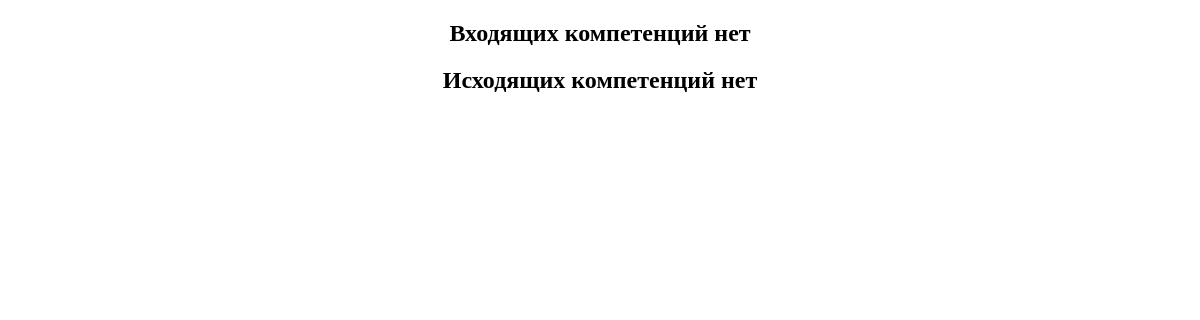
The page /oop/prikladnaya-informatika/analiz-i-menedzhment/ on the database as committed earlier.
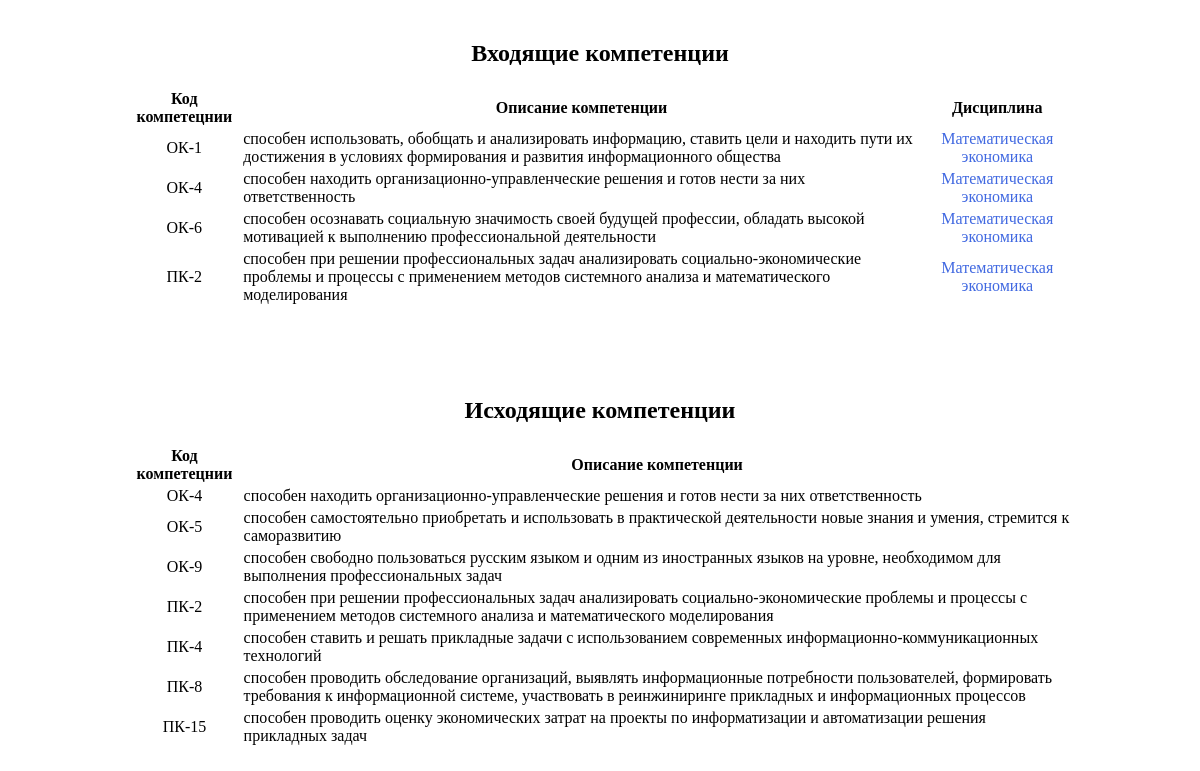
The same page on the database as committed later.
### course/models.py (models this page shows, shortened)
class Competence(models.Model):
    cod = models.CharField(max_length=6)
    about = models.TextField()
    tr = models.ForeignKey(TrainingPrograms)
    course = models.ManyToManyField(Course)

class Course(models.Model):
    name = models.CharField(max_length=200,
                            db_index=True)
    about = models.TextField(blank=True)
    tr = models.ForeignKey(TrainingPrograms)
    slug = models.SlugField(max_length=40)
    def __str__(self):
        return self.name

### course/views.py (the view)
# urls.py: url(r'^(?P<slug>[-\w]+)/(?P<slug_c>[-\w]+)/$', views.course_detail, name='course_detail'),
def course_detail(request, slug, slug_c):
    course = Course.objects.get(slug=slug_c)
    comp_list = Competence.objects.filter(tr__slug=slug)\
                                  .filter(course__slug=slug_c)
    pred_list = PredCourse.objects.all().filter(cours__slug=slug_c)
    try:
        pred_list = pred_list[0].prcours.all()
    except ObjectDoesNotExist:
        pred_list = []
    except IndexError:
        pred_list = []
    predcomp_list = {}
    for pred in pred_list:
        predcomp_list[pred] = Competence.objects.filter(tr__slug=slug)\
            .filter(course__slug=pred.slug)
    return render(request,
                  "course/list/course_detail.html",
                  {'comp_list': comp_list,
                   'course': course,
                   'predcomp_list': predcomp_list})

### course/templates/course/list/course_detail.html (shortened to what this page needs)
{% extends "university/base.html" %}
{% load static %}
{% block content %}
  {% if predcomp_list %}
    <table class="enter_comp">
      <caption><h2>Входящие компетенции</h2></caption>
      <tr class="hide">
        <th>Код компетецнии</th>
        <th>Описание компетенции</th>
        <th>Дисциплина</th>
      </tr>
      {% for pred , comp_list in predcomp_list.items %}
        {% for comp in comp_list %}
          <tr>
            <td>{{ comp.cod }}</td>
            <td class="opis">{{ comp.about }}</td>
            <td>
              <a href="{% url 'course:course_detail' pred.tr.slug pred.slug %}">
                {{ pred }}
              </a>
            </td>
          </tr>
        {% endfor %}
      {% endfor %}
    </table>
  {% else %}
    <h2>Входящих компетенций нет</h2>
  {% endif %}
  {% if comp_list %}
  <table class="exit_comp">
  <caption><h2>Исходящие компетенции</h2></caption>
    <tr class="hide">
      <th>Код компетецнии</th>
      <th>Описание компетенции</th>
    </tr>
    {% for comp in comp_list %}
    <tr>
      <td>{{ comp.cod }}</td>
      <td class="opis">{{ comp.about }}</td>
    </tr>
    {% endfor %}
  </table>
  {% else %}
    <h2>Исходящих компетенций нет</h2>
  {% endif %}
{% endblock %}

Rows that differ between the two databases and show on the page:
now on this page (row unchanged): Course: name "Математическая экономика"
added Competence: cod "ОК-1", about "способен использовать, обобщать и анализировать информацию, ставить цели и находить пути их достижения в условиях формирования и развития информационного общества"
added Competence: cod "ОК-4", about "способен находить организационно-управленческие решения и готов нести за них ответственность"
added Competence: cod "ОК-6", about "способен осознавать социальную значимость своей будущей профессии, обладать высокой мотивацией к выполнению профессиональной деятельности"
added Competence: cod "ПК-2", about "способен при решении профессиональных задач анализировать социально-экономические проблемы и процессы с применением методов системного анализа и математического моделирования"
added Competence: cod "ОК-5", about "способен самостоятельно приобретать и использовать в практической деятельности новые знания и умения, стремится к саморазвитию", shown under "Исходящие компетенции"
added Competence: cod "ОК-9", about "способен свободно пользоваться русским языком и одним из иностранных языков на уровне, необходимом для выполнения профессиональных задач", shown under "Исходящие компетенции"
added Competence: cod "ПК-4", about "способен ставить и решать прикладные задачи с использованием современных информационно-коммуникационных технологий", shown under "Исходящие компетенции"
added Competence: cod "ПК-8", about "способен проводить обследование организаций, выявлять информационные потребности пользователей, формировать требования к информационной системе, участвовать в реинжиниринге прикладных и информационных процессов", shown under "Исходящие компетенции"
added Competence: cod "ПК-15", about "способен проводить оценку экономических затрат на проекты по информатизации и автоматизации решения прикладных задач", shown under "Исходящие компетенции"
Other text that changed with them:
text no longer shown: "Входящих компетенций нет Исходящих компетенций нет"
text now shown: "Входящие компетенции Код компетецнии Описание компетенции Дисциплина Исходящие компетенции Код компетецнии Описание компетенции"
